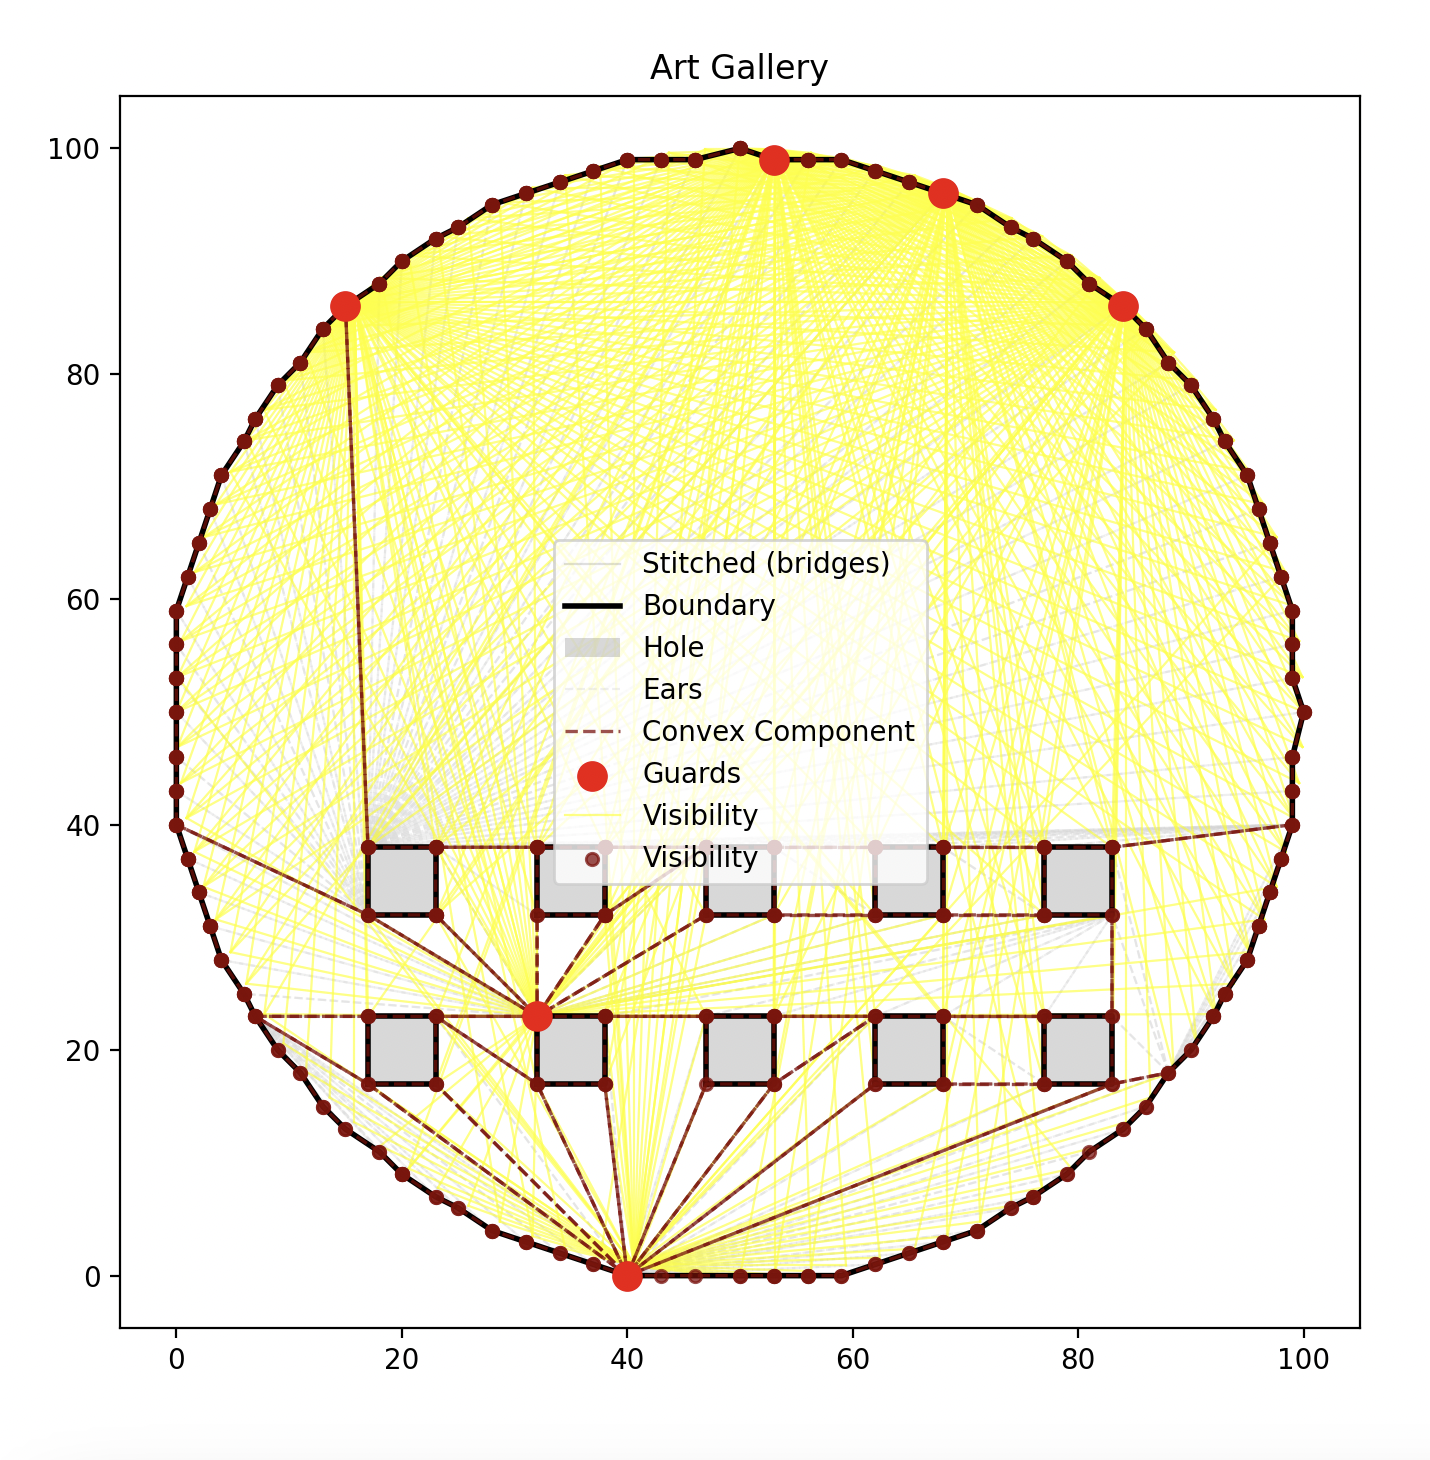

This figure's Python source:
from __future__ import annotations

from art import ArtGallery

if __name__ == "__main__":
    gallery = ArtGallery(
        {
            "polygon": [
                ["100.0", "50.0"],
                ["99.9", "53.1"],
                ["99.6", "56.3"],
                ["99.1", "59.4"],
                ["98.4", "62.4"],
                ["97.6", "65.5"],
                ["96.5", "68.4"],
                ["95.2", "71.3"],
                ["93.8", "74.1"],
                ["92.2", "76.8"],
                ["90.5", "79.4"],
                ["88.5", "81.9"],
                ["86.4", "84.2"],
                ["84.2", "86.4"],
                ["81.9", "88.5"],
                ["79.4", "90.5"],
                ["76.8", "92.2"],
                ["74.1", "93.8"],
                ["71.3", "95.2"],
                ["68.4", "96.5"],
                ["65.5", "97.6"],
                ["62.4", "98.4"],
                ["59.4", "99.1"],
                ["56.3", "99.6"],
                ["53.1", "99.9"],
                ["50.0", "100.0"],
                ["46.9", "99.9"],
                ["43.7", "99.6"],
                ["40.6", "99.1"],
                ["37.6", "98.4"],
                ["34.5", "97.6"],
                ["31.6", "96.5"],
                ["28.7", "95.2"],
                ["25.9", "93.8"],
                ["23.2", "92.2"],
                ["20.6", "90.5"],
                ["18.1", "88.5"],
                ["15.8", "86.4"],
                ["13.6", "84.2"],
                ["11.5", "81.9"],
                ["9.5", "79.4"],
                ["7.8", "76.8"],
                ["6.2", "74.1"],
                ["4.8", "71.3"],
                ["3.5", "68.4"],
                ["2.4", "65.5"],
                ["1.6", "62.4"],
                ["0.9", "59.4"],
                ["0.4", "56.3"],
                ["0.1", "53.1"],
                ["0.0", "50.0"],
                ["0.1", "46.9"],
                ["0.4", "43.7"],
                ["0.9", "40.6"],
                ["1.6", "37.6"],
                ["2.4", "34.5"],
                ["3.5", "31.6"],
                ["4.8", "28.7"],
                ["6.2", "25.9"],
                ["7.8", "23.2"],
                ["9.5", "20.6"],
                ["11.5", "18.1"],
                ["13.6", "15.8"],
                ["15.8", "13.6"],
                ["18.1", "11.5"],
                ["20.6", "9.5"],
                ["23.2", "7.8"],
                ["25.9", "6.2"],
                ["28.7", "4.8"],
                ["31.6", "3.5"],
                ["34.5", "2.4"],
                ["37.6", "1.6"],
                ["40.6", "0.9"],
                ["43.7", "0.4"],
                ["46.9", "0.1"],
                ["50.0", "0.0"],
                ["53.1", "0.1"],
                ["56.3", "0.4"],
                ["59.4", "0.9"],
                ["62.4", "1.6"],
                ["65.5", "2.4"],
                ["68.4", "3.5"],
                ["71.3", "4.8"],
                ["74.1", "6.2"],
                ["76.8", "7.8"],
                ["79.4", "9.5"],
                ["81.9", "11.5"],
                ["84.2", "13.6"],
                ["86.4", "15.8"],
                ["88.5", "18.1"],
                ["90.5", "20.6"],
                ["92.2", "23.2"],
                ["93.8", "25.9"],
                ["95.2", "28.7"],
                ["96.5", "31.6"],
                ["97.6", "34.5"],
                ["98.4", "37.6"],
                ["99.1", "40.6"],
                ["99.6", "43.7"],
                ["99.9", "46.9"],
            ],
            "holes": [
                [
                    ["17.0", "17.0"],
                    ["17.0", "23.0"],
                    ["23.0", "23.0"],
                    ["23.0", "17.0"],
                ],
                [
                    ["32.0", "17.0"],
                    ["32.0", "23.0"],
                    ["38.0", "23.0"],
                    ["38.0", "17.0"],
                ],
                [
                    ["47.0", "17.0"],
                    ["47.0", "23.0"],
                    ["53.0", "23.0"],
                    ["53.0", "17.0"],
                ],
                [
                    ["62.0", "17.0"],
                    ["62.0", "23.0"],
                    ["68.0", "23.0"],
                    ["68.0", "17.0"],
                ],
                [
                    ["77.0", "17.0"],
                    ["77.0", "23.0"],
                    ["83.0", "23.0"],
                    ["83.0", "17.0"],
                ],
                [
                    ["17.0", "32.0"],
                    ["17.0", "38.0"],
                    ["23.0", "38.0"],
                    ["23.0", "32.0"],
                ],
                [
                    ["32.0", "32.0"],
                    ["32.0", "38.0"],
                    ["38.0", "38.0"],
                    ["38.0", "32.0"],
                ],
                [
                    ["47.0", "32.0"],
                    ["47.0", "38.0"],
                    ["53.0", "38.0"],
                    ["53.0", "32.0"],
                ],
                [
                    ["62.0", "32.0"],
                    ["62.0", "38.0"],
                    ["68.0", "38.0"],
                    ["68.0", "32.0"],
                ],
                [
                    ["77.0", "32.0"],
                    ["77.0", "38.0"],
                    ["83.0", "38.0"],
                    ["83.0", "32.0"],
                ],
            ],
        }
    )
    print(gallery)

    gallery.plot()
